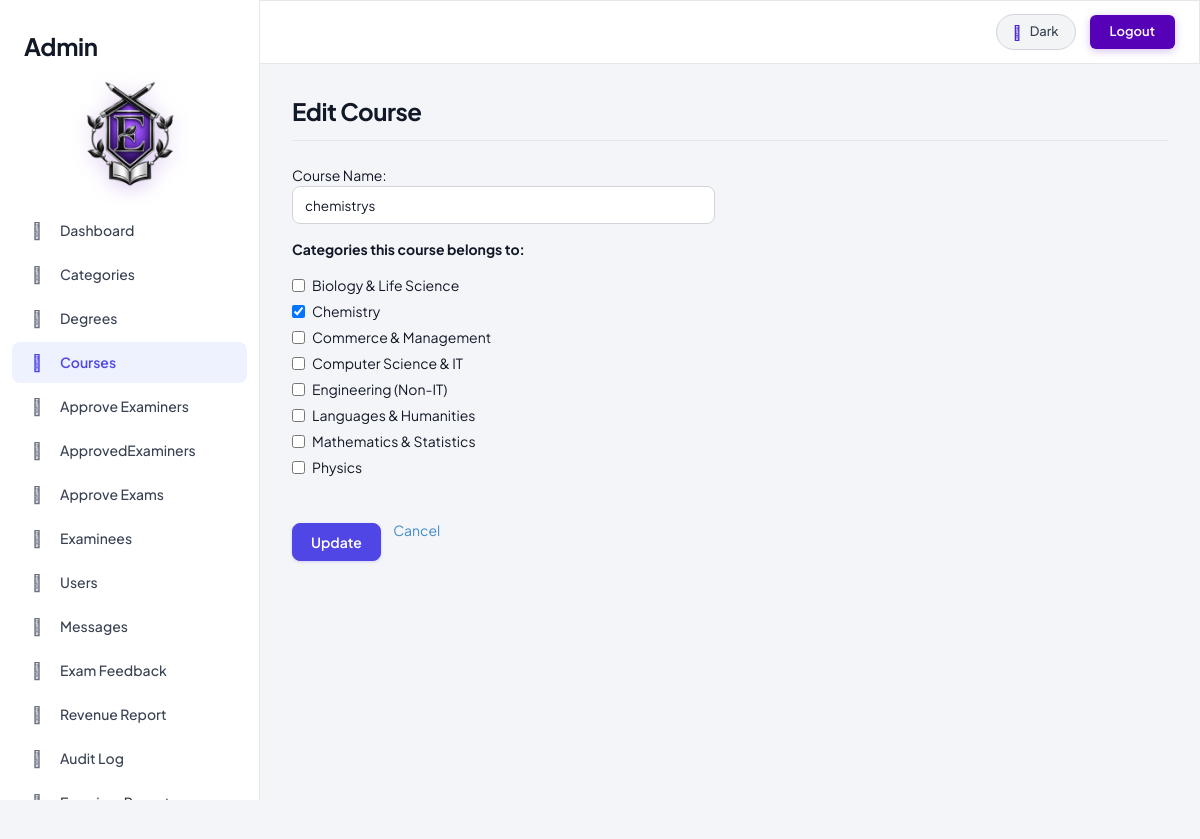
The page /admin/editcourse.php?id=39 (signed in) on the database its author committed.
### tables this page shows
CREATE TABLE IF NOT EXISTS `categories` (
  `id` int NOT NULL AUTO_INCREMENT,
  `name` varchar(100) NOT NULL,
  PRIMARY KEY (`id`),
  UNIQUE KEY `name` (`name`)
);

### classes/DataAccess.class.php (called while the page is built, shortened)
<?php
class DataAccess
{
	private $_con,$_query,$_errors;
	public function __construct()
	{
		if(!$this->_con=mysqli_connect(DB_HOST,DB_USER,DB_PASSWORD,DB_NAME))
		{
			die("connection Error");
		}
		$this->_errors ="";
	}
	public function getData($fields,$table,$condition = "1")
	{
		if(!$this->_checkTable($table))
		{
			$this->_errors.="$table not Present";
			return false;
		}
		$this->_query = "select ";
		if(is_array($fields))
		{
			if($this->_checkFieldsIndexed($fields,$table))
			{
				$this->_query.=implode(",",$fields);
			}
			else
			{
				return false;
			}
		}
		else if(gettype($fields) == "string")
		{
			if($fields == "*")
			{
				$this->_query.="*";
			}
		}
		else
		{
			$this->_errors.=" Invalid scheme type";
			return false;
		}
		$this->_query.=" from $table where $condition";
		$resref=mysqli_query($this->_con,$this->_query);
		$dataArr = array();
		if(mysqli_num_rows($resref))
		{
			while($rows = mysqli_fetch_assoc($resref))
			{
				$dataArr[] = $rows;
			}
		}
		return $dataArr;
	}
	private function _checkTable($table)
	{
		$q="show tables";
		$resref = mysqli_query($this->_con,$q);
		if(mysqli_num_rows($resref))
		{
			while($row=mysqli_fetch_array($resref))
			{
				if($row[0]==$table)
				{
					return true;
				}
			}
		}
		return false;
	}
	private function _checkFieldsIndexed($data,$table)
	{
		if($this->_checkTable($table))
		{
			$fieldArr=array();
			$q="describe $table";
			$resref = mysqli_query($this->_con,$q);
			while($row=mysqli_fetch_assoc($resref))
			{
				$fieldArr[] = $row["Field"];
			}
			$flag = true;
			return $flag;
		}
		return 0;
	}
}
?>

### admin/auth.php (called while the page is built, shortened)
<?php
if (!function_exists('h')) {
    function h($value)
    {
        return htmlspecialchars((string)$value, ENT_QUOTES, 'UTF-8');
    }
}

### admin/editcourse.php (the view, shortened to what this page needs)
<?php
require('auth.php');
$dao = new DataAccess();
$id = (int)($_GET['id'] ?? 0);
$fields = array('course_name');
$course = $dao->getData($fields, 'courses', 'id=' . $id);
$elements = array("cname" => $course[0]['course_name']);
$form = new FormAssist($elements, $_POST);
$categories = $dao->getData('*', 'categories', '1=1 ORDER BY name');
$selected = array();
if (isset($_POST['btn_update'])) {
    if (isset($_POST['categories']) && is_array($_POST['categories'])) {
        foreach ($_POST['categories'] as $d) { $selected[] = (int)$d; }
    }
} else {
    $links = $dao->getData(array('category_id'), 'course_categories', 'course_id=' . $id);
    if (is_array($links)) {
        foreach ($links as $l) { $selected[] = (int)$l['category_id']; }
    }
}
include("header.php");
?>
<h2>Edit Course</h2>
<hr>
<form action="" method="POST">
    <div class="row">
        <div class="col-md-6 form-group">
            Course Name: <?= $form->textBox('cname', array('class' => 'form-control')); ?>
        </div>
    </div>
    <div class="row">
        <div class="col-md-6 form-group">
            <label>Categories this course belongs to:</label>
            <?php foreach ($categories as $d) { ?>
                <div class="checkbox">
                    <label>
                        <input type="checkbox" name="categories[]" value="<?= (int)$d['id']; ?>"
                            <?= in_array((int)$d['id'], $selected, true) ? 'checked' : ''; ?>>
                        <?= h($d['name']); ?>
                    </label>
                </div>
            <?php } ?>
        </div>
    </div>
    <button type="submit" name="btn_update" class="btn btn-primary" style="margin-top:20px;">Update</button>
    <a href="course.php" style="margin-left:10px;">Cancel</a>
</form>
<?php include('footer.php'); ?>

### admin/assets/css/custom.css (style rules this page uses)
:root { color-scheme: light; --bg-body: #f4f5f8; --bg-page-wrapper: #f4f5f8; --bg-page-inner: #ffffff; --page-inner-border: rgba(0, 0, 0, 0.06); --bg-navbar: #ffffff; --border-navbar: #e5e7eb; --text-navbar: #111827; --bg-sidebar: #ffffff; --border-sidebar: #e5e7eb; --sidebar-brand-text: #111827; --text-sidebar-link: #374151; --text-sidebar-icon: #6b7280; --bg-sidebar-hover: #f3f4f6; --text-sidebar-hover: #111827; --bg-active-menu: #eef2ff; --text-active-menu: #4f46e5; --border-active-menu: #4f46e5; --heading-dashboard: #111827; --text-primary: #111827; --text-secondary: #4b5563; --text-muted: #6b7280; --hr-color: #e5e7eb; --card-body-bg: #ffffff; --card-shadow: 0 1px 3px rgba(0, 0, 0, 0.05); --card-number-color: #111827; --card-courses-border: #bfdbfe; --card-courses-head-bg: #dbeafe; --card-courses-head-text: #1e40af; --card-examiners-border: #bbf7d0; --card-examiners-head-bg: #dcfce7; --card-examiners-head-text: #15803d; --card-pending-border: #fde68a; --card-pending-head-bg: #fef3c7; --card-pending-head-text: #b45309; --card-examinees-border: #bae6fd; --card-examinees-head-bg: #e0f2fe; --card-examinees-head-text: #0369a1; --card-exams-border: #e4e4e7; --card-exams-head-bg: #f4f4f5; --card-exams-head-text: #3f3f46; --panel-default-bg: #ffffff; --panel-default-border: #e5e7eb; --panel-default-head-bg: #f9fafb; --panel-default-head-text: #111827; --table-bg: #ffffff; --table-border: #e5e7eb; --table-th-bg: #f9fafb; --table-th-text: #1f2937; --table-td-text: #374151; --table-row-hover: #f9fafb; --table-striped-bg: #fafafa; --input-bg: #ffffff; --input-border: #d1d5db; --input-text: #111827; --input-focus-border: #6366f1; --input-focus-glow: rgba(99, 102, 241, 0.2); --card-bg: #ffffff; --card-text: #111827; --table-border-color: #e5e7eb; --btn-default-bg: #ffffff; --btn-default-border: #d1d5db; --btn-default-color: #374151; --btn-toggle-bg: #f3f4f6; --btn-toggle-border: #d1d5db; --btn-toggle-color: #374151; --btn-toggle-hover-bg: #e5e7eb; --donut-empty-bg: #e2e8f0; --badge-success-bg: #dcfce7; --badge-success-text: #15803d; --badge-success-border: #bbf7d0; --badge-info-bg: #e0f2fe; --badge-info-text: #0369a1; --badge-info-border: #bae6fd; --badge-warning-bg: #fef3c7; --badge-warning-text: #b45309; --badge-warning-border: #fde68a; --badge-danger-bg: #fee2e2; --badge-danger-text: #b91c1c; --badge-danger-border: #fecaca; --badge-default-bg: #f1f5f9; --badge-default-text: #475569; --badge-default-border: #e2e8f0; }
*, html, body, button, input, select, textarea, .panel, .table, h1, h2, h3, h4, h5, h6 { font-family: 'Plus Jakarta Sans', 'Inter', -apple-system, BlinkMacSystemFont, 'Segoe UI', Roboto, sans-serif !important; }
body { background-color: var(--bg-body); color: var(--text-primary); margin: 0; padding: 0; -webkit-font-smoothing: antialiased; -moz-osx-font-smoothing: grayscale; text-rendering: optimizeLegibility; font-size: 14px; line-height: 1.5; transition: background-color 0.25s ease, color 0.25s ease; }
h1, h2, h3, h4, h5, h6 { color: var(--text-primary); font-weight: 700; letter-spacing: -0.02em; transition: color 0.25s ease; }
h2 { font-size: 24px; margin-top: 10px; margin-bottom: 8px; }
hr { border-top: 1px solid var(--hr-color); margin-top: 16px; margin-bottom: 24px; }
.btn-primary { background-color: #4f46e5 !important; border-color: #4f46e5 !important; color: #ffffff !important; border-radius: 8px; font-weight: 600; padding: 8px 18px; box-shadow: 0 1px 3px rgba(79, 70, 229, 0.2); }

### rows shown on the page
categories: name "Biology & Life Science"
categories: id "☑", name "Chemistry"
categories: name "Commerce & Management"
categories: name "Computer Science & IT"
categories: name "Engineering (Non-IT)"
categories: name "Languages & Humanities"
categories: name "Mathematics & Statistics"
categories: name "Physics"
